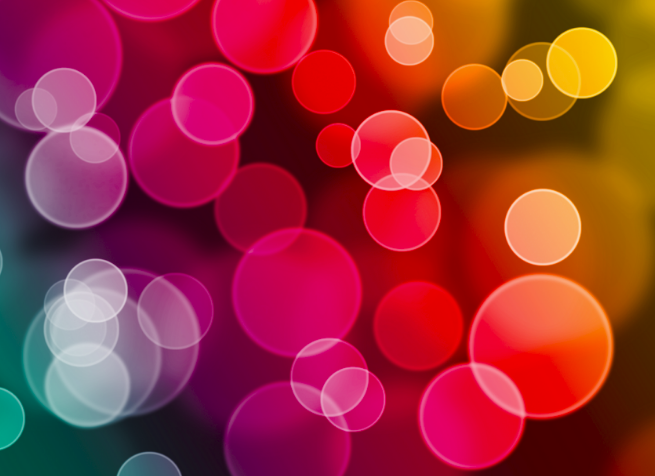
#> input picture tp11/image/c1.png, 655 x 476 px
$ python D_decal_vrai_image.py
#> lines starting #> are read from the running program, lines starting #| are printed output that depends on the picture
import  matplotlib
matplotlib.use('TkAgg')
import numpy as np
from scipy import ndimage
import matplotlib.pyplot as plt

from tp11.C_decal2d import convolution_rapide_2d, wrapping_shape, enlargeImage, shiftAndEnlargeImage

np.set_printoptions(precision=1,linewidth=5000)

def get_vrai_images(choix):

    img1=None
    img2=None


    if choix == 1:
        img1 = ndimage.imread("image/lena/lena_256_NB.png")
        img2 = ndimage.imread("image/lena/translation1.png")[:,:,0]


    elif choix == 2:
        img1 = ndimage.imread("image/lena/translation1.png")
        img2 = ndimage.imread("image/lena/translation2.png")[:,:,0]


    return img1.astype(np.float32),img2.astype(np.float32)


""" observer le décalage que propose notre algorithme. Expliquez cette erreur (observer de près la superposition) """
def step0():

    img1, img2 = get_vrai_images(1) #ça va planter avec le choix 4 notamment
    anti=convolution_rapide_2d(img1, img2,False,True)

    wrap=wrapping_shape(img1,img2)

    print(wrap*2,np.prod(wrap*2),np.argmax(anti))

    shift= list(np.unravel_index(np.argmax(anti),wrap*2)) #le list: pour le warning

    somme=enlargeImage(img1,wrap*2)+shiftAndEnlargeImage(img2,shift,wrap*2)
    plt.imshow(somme)
    plt.show()


""" Pour bien caller des vraies images il faut en extraire des 'features', par exemple des contours.
   Installez skimage via la console :

   sudo pip install -U scikit-image

   c'est une bibliothèque très riche de traitement d'image
   (il y a encore plus riche : opencv, mais c'est pénible à installer)

   vous pouvez aussi utilisez un de vos filtre de détection des contours


   """


from skimage import feature


"""observons les filtres de canny avec des sigma différents """
def step1():
    #img1, img2 = get_vrai_images(5)
    img1 = ndimage.imread("image/c1.png")[:, :, 0]
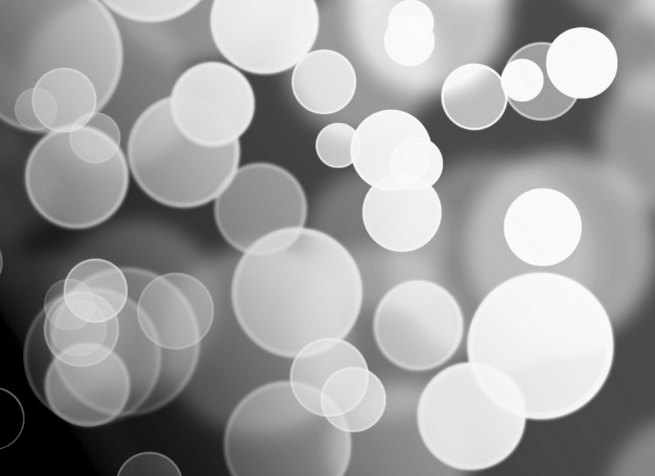
#> img1: shape (476, 655); min 0, max 253, mean 156.2
    edge1=feature.canny(img1)
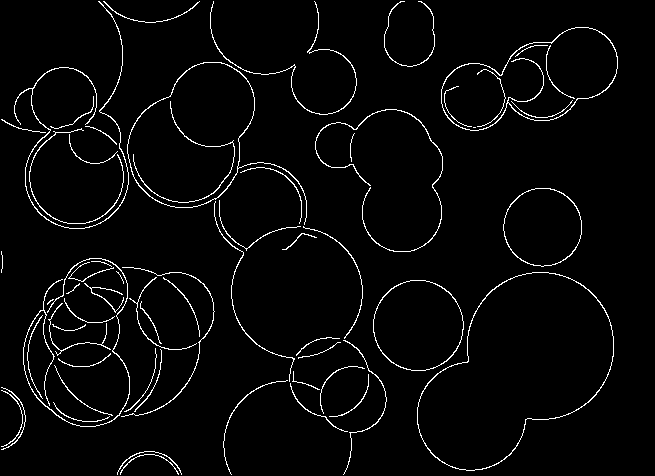
#> edge1: shape (476, 655) bool; 3.2% white in thin lines or dots
    edge2=feature.canny(img1,sigma=2)
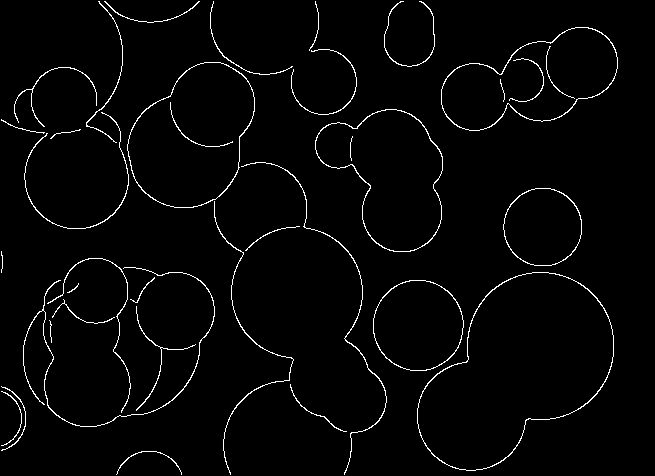
#> edge2: shape (476, 655) bool; 2.4% white in thin lines or dots
    edge3 = feature.canny(img1, sigma=3)
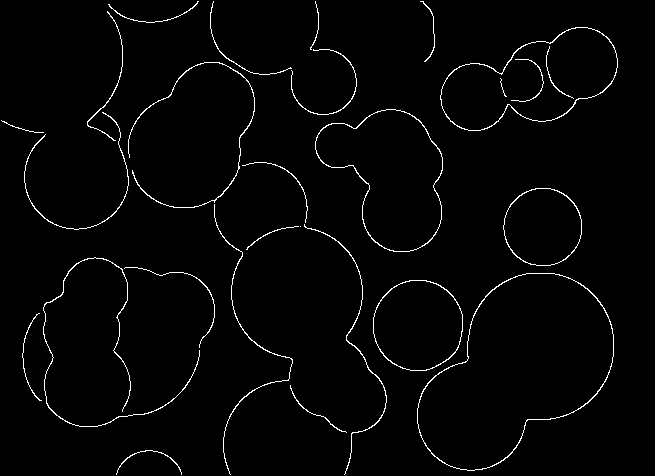
#> edge3: shape (476, 655) bool; 2% white in thin lines or dots
    edge4 = feature.canny(img1, sigma=4)
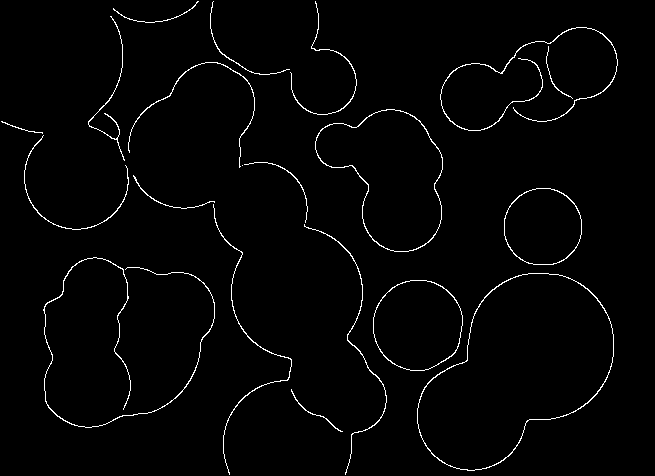
#> edge4: shape (476, 655) bool; 1.9% white in thin lines or dots


    plt.subplot(2,2,1)
    plt.imshow(img1)
    plt.subplot(2, 2, 2)
    plt.imshow(edge2)
    plt.subplot(2, 2, 3)
    plt.imshow(edge3)
    plt.subplot(2, 2, 4)
    plt.imshow(edge4)
    plt.show()


if __name__=='__main__':
    step1()


"""
travail:
recaler le bout de visage de Lena sur son visage entier (choix==1)

recaler deux bouts entre eux

BONUS : rassembler les 4 bouts

"""
